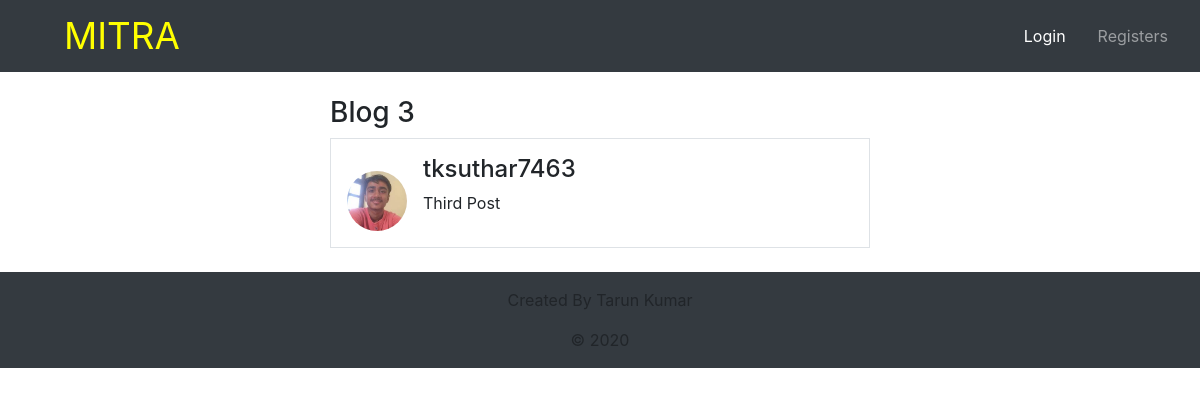
/blog/post/3/, run on the app's committed database.
### blog/models.py (models this page shows, shortened)
class post(models.Model):
    title=models.CharField(max_length=100)
    author=models.ForeignKey(User,on_delete=models.CASCADE)
    content=models.TextField()
    posted_date=models.DateTimeField(default=timezone.now)

### users/models.py (models this page shows, shortened)
class Profile(models.Model):
    user=models.OneToOneField(User,on_delete=models.CASCADE)
    image=models.ImageField(default='default.jpg',upload_to='profile_pics')

### blog/views.py (the view)
# urls.py: path('post/<int:pk>/', PostDetailView.as_view(),name='post-detail'),
class PostDetailView(DetailView):
	model=post

### blog/templates/blog/post_detail.html (shortened to what this page needs)
{% extends "blog/base.html" %}
{% block content%}
<div class="container">
  <h3>{{object.title}}</h3>
  <div class="media border p-3">
    <img src="{{object.author.profile.image.url}}"  class="mr-3 mt-3 rounded-circle" style="width:60px;">
    <div class="media-body">
      <h4>{{ object.author }}<small></small></h4>
      <p>{{object.content}}</p>
    </div>
  </div>
</div>
{% endblock content %}

### data on the page
post: title "Blog 3", author.profile.image (picture), author "tksuthar7463", content "Third Post"
